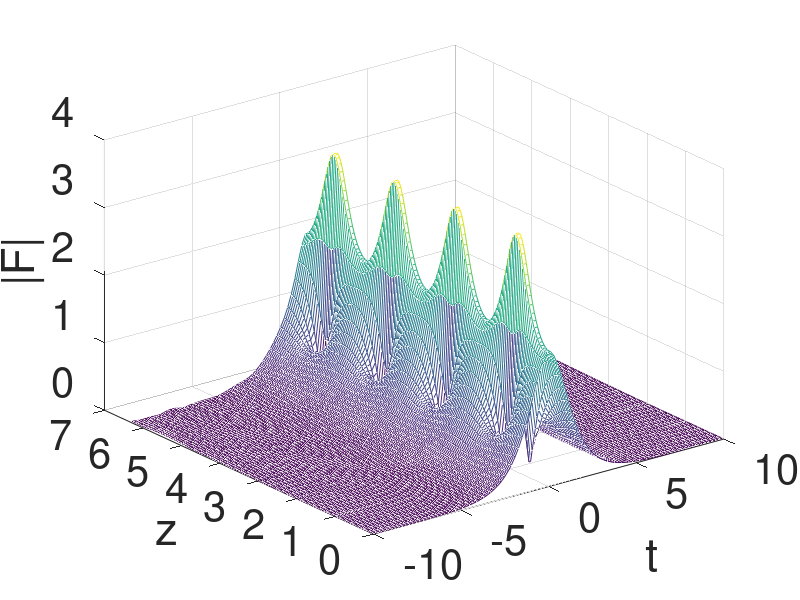
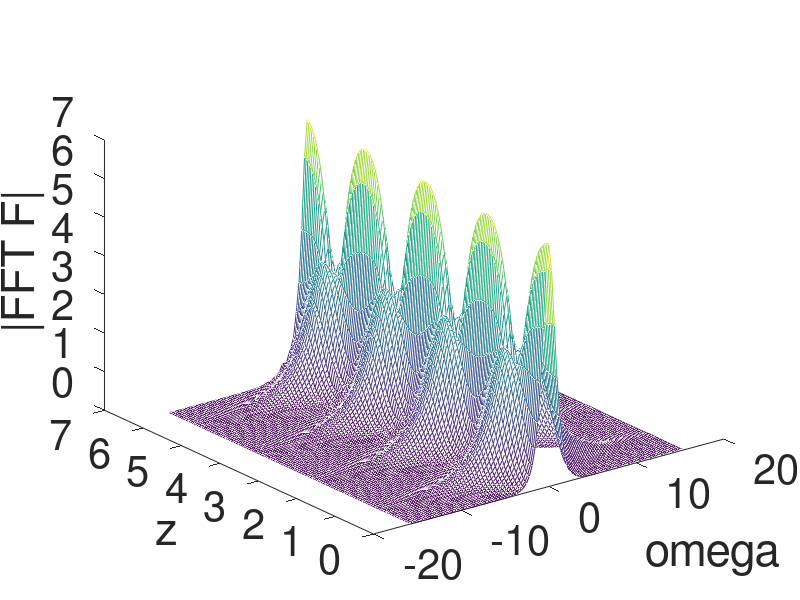

Write MATLAB code to recreate these figures, in order.
%% PROPAGATION METHOD FOR THE SOLUTION OF NLSE
% $i\partial{F(z,t)}{\partial z}-\frac{beta^{\prime\prime}}{2}\frac{\partial^2F(z,t)}{\partial t^2}+\gamma\vert F(z,t)\vert^2F(z,t)$

%% 
%

clc
clear all
close all

%% 
% MATERIAL PROPERTIES
beta2=-1;
gamma=1;

%%
% TEMPORAL COORDINATE
t0=-10;
t1=10;
nt=100;
t=linspace(t0,t1,nt);
deltat=(t1-t0)/(nt-1);

%%
% SPATIAL COORDINATE
z0=0;
z1=2*pi;
nz=151;
z=linspace(z0,z1,nz);
deltaz=(z1-z0)/(nz-1);
h=deltaz;

%%
% FREQUENCY COORDINATE
indfreq=-nt/2:1:nt/2-1;
omega=(pi./t1).*indfreq;

%%
% INPUT ENVELOPE
% tau0=1;
% amp=1;
% FIN=amp*exp(-t.^2/(2*tau0^2)); % unchirped gaussian pulse
% c=-1;
% FIN=amp*exp(-(1+1j*c)/2*t.^2/tau0.^2);  % chirped gaussian pulse

% c=-2;
% tau0=1;
% FIN=sech(t/tau0).*exp(-1j*c*t.^2/(2*tau0^2)); % hyperbolic chirped sech pulses

% c=0;
% m=1;
% tau0=1;
% amp=1;
% FIN=amp*exp(-(1+1j*c)/2*(t/tau0).^(2*m));  % chirped super gaussian pulse
% FING=amp*exp(-(1+1j*c)/2*(t/tau0).^(2));  % compare with gaussian

% three unchirped gaussian pulses
% tau0=1;
% amp=1;
% 
% tshift1=-10;
% FIN1 = amp*exp(-(t+tshift1).^2/(2*tau0^2));
% 
% tshift2=0;
% FIN2 = amp*exp(-(t+tshift2).^2/(2*tau0^2));
% 
% tshift3=10;
% FIN3 = amp*exp(-(t+tshift3).^2/(2*tau0^2));
% 
% FIN = FIN1+FIN2+FIN3;

% FIN1 = sech(t)*exp(1j*z0/2); % FUNDAMENTAL SOLITON PULSE
% FIN2 = sech(t-10)*exp(1j*z0/2)*0;  % FUNDAMENTAL SOLITON PULSE
% FIN3 = sech(t+10)*exp(1j*z0/2)*0; %  FUNDAMENTAL SOLITON PULSE
% FIN = FIN1+FIN2+FIN3;

FIN = (4*(cosh(3*t)+3*exp(4*1j*z0).*cosh(t))./(cosh(4*t)+4*cosh(2*t)+3*cos(4*z0)))*exp(1j*z0/2); % HIGHER ORDER SOLITON PULSE
% sum(abs(FIN) - abs(2*sech(t)))

% % input modulus (time)
% figure 
% plot(t,abs(FIN))
% xlabel('t')
% ylabel('|F|')
% set(findall(gcf,'type','text'),'FontSize',30)
% set(gca,'FontSize',30)
% grid()

% 
% % input phase (time)
% figure 
% plot(t,unwrap(angle(FIN)))
% xlabel('t')
% ylabel('angle')
% set(findall(gcf,'type','text'),'FontSize',30)
% set(gca,'FontSize',30)
% grid()
% 
FFIN = deltat*fftshift(fft(FIN));
% % FFING = deltat*fftshift(fft(FING));
% % input modulus (frequency)
% figure
% plot(omega,abs(FFIN))
% xlabel('t')
% ylabel('|Fourier Transform F|')
% set(findall(gcf,'type','text'),'FontSize',30)
% set(gca,'FontSize',30)
% grid()
% 
% % input phase (frequency)
% figure 
% plot(omega,unwrap(angle(FFIN)))
% xlabel('omega')
% ylabel('angle(Fourier Transform F)')
% set(findall(gcf,'type','text'),'FontSize',30)
% set(gca,'FontSize',30)

% aaa
%%
%%%%%%%%%%%%%%%%%%%%%%%
% CORE OF THE PROGRAM %
%%%%%%%%%%%%%%%%%%%%%%%

F = zeros(ceil(nt),floor(nz));
FF = zeros(ceil(nt),floor(nz));

F(:,1)=FIN;
FF(:,1)=FFIN;

q = FIN;

for loop_step=2:1:nz
    
    % LINEAR DISPOERSIVE STEP
    qs=deltat*fftshift(fft(q));
    qs_old=qs;
    
    prop=beta2/2*omega.^2;
    fact=1i*prop*h;
    qs=qs_old.*exp(fact); % calculation of the propagation in the frequency domain
    q=(1/deltat)*ifft(ifftshift(qs)); % coming back in the time domain
    
    % NON LINEAR CHI3 EFFECT
    q_old=q;
    q=q_old.*exp(1i*gamma*abs(q_old).^2*h);
    
    % SAVE DATA EVERY nz
    F(:,loop_step) = q;
    FF(:,loop_step) = deltat*fftshift(fft(q));
end

save dati

figure(1)
mesh(t,z,abs(F)')
xlabel('t')
ylabel('z')
zlabel('|F|')
set(findall(gcf,'type','text'),'FontSize',30)
set(gca,'FontSize',30)

% figure(2)
% mesh(t,z,unwrap(angle(F)'))
% xlabel('t')
% ylabel('z')
% zlabel('ange(F)')
% 
% figure
% plot(t,abs(F(:,1)),t,abs(F(:,end)))
% xlabel('t')
% ylabel('|F|')
% legend('IN','OUT')
% set(findall(gcf,'type','text'),'FontSize',30)
% set(gca,'FontSize',30)
% grid()

% figure()
% plot(z,unwrap(angle(F(nt/2,:)))) % follow phase in the peak along z
% xlabel('z')
% ylabel('angle F versus z at t=0')
% legend('phase of soliton')
% set(findall(gcf,'type','text'),'FontSize',30)
% set(gca,'FontSize',30)
% grid()

% 
% figure
% plot(t,unwrap(angle(F(:,1))),t,unwrap(angle(F(:,end))))
% xlabel('t')
% ylabel('angle(F)')
% legend('IN','OUT')
% grid()
% 
% figure
% deomegaIN = -gradient(unwrap(angle(F(:,end))),t);
% deomegaOUT = -gradient(unwrap(angle(F(:,1))),t);
% plot(t,deomegaIN,t,deomegaOUT)
% xlabel('t')
% ylabel('\delta omega')
% legend('IN','OUT')
% grid()

%
figure(7)
mesh(omega,z,abs(FF)')
xlabel('omega')
ylabel('z')
zlabel('|FFT F|')
set(findall(gcf,'type','text'),'FontSize',30)
set(gca,'FontSize',30)
grid
% 
% % 
% figure(8)
% plot(omega,abs(FF(:,1)),omega,abs(FF(:,end)))
% xlabel('omega')
% ylabel('|Fourier transform F|')
% legend('IN','OUT')
% set(findall(gcf,'type','text'),'FontSize',30)
% set(gca,'FontSize',30)
% grid

